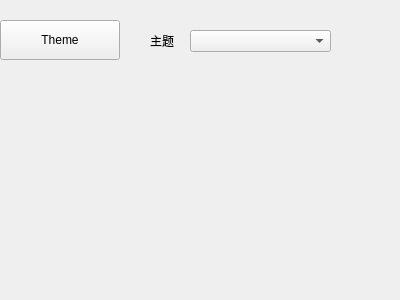
<?xml version="1.0" encoding="UTF-8"?>
<ui version="4.0">
 <class>Setting</class>
 <widget class="QDialog" name="Setting">
  <property name="geometry">
   <rect>
    <x>0</x>
    <y>0</y>
    <width>400</width>
    <height>300</height>
   </rect>
  </property>
  <property name="windowTitle">
   <string>Dialog</string>
  </property>
  <widget class="QStackedWidget" name="stackedWidget">
   <property name="geometry">
    <rect>
     <x>120</x>
     <y>20</y>
     <width>250</width>
     <height>250</height>
    </rect>
   </property>
   <widget class="QWidget" name="themePage">
    <widget class="QLabel" name="label">
     <property name="geometry">
      <rect>
       <x>30</x>
       <y>10</y>
       <width>30</width>
       <height>22</height>
      </rect>
     </property>
     <property name="text">
      <string>主题</string>
     </property>
    </widget>
    <widget class="QComboBox" name="themeChoose">
     <property name="geometry">
      <rect>
       <x>70</x>
       <y>10</y>
       <width>141</width>
       <height>22</height>
      </rect>
     </property>
    </widget>
   </widget>
  </widget>
  <widget class="QToolButton" name="themeBtn">
   <property name="geometry">
    <rect>
     <x>0</x>
     <y>20</y>
     <width>120</width>
     <height>40</height>
    </rect>
   </property>
   <property name="text">
    <string>Theme</string>
   </property>
  </widget>
 </widget>
 <resources/>
 <connections/>
</ui>
